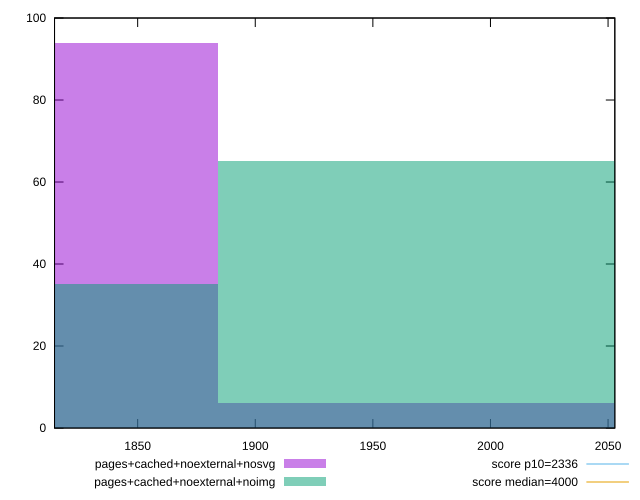

Generate this figure with gnuplot:
reset

$pagesCachedNoexternalNosvg <<EOF
1773.3942720478778 94
1995.0685560538625 6
EOF

$pagesCachedNoexternalNoimg <<EOF
1773.3942720478778 35
1995.0685560538625 65
EOF

set key outside below
set boxwidth 221.67428400598473
set xrange [1814.6572999999999:2052.8760500000003]
set yrange [0:100]
set trange [0:100]
set style fill transparent solid 0.5 noborder

set parametric
set terminal svg size 640, 500 enhanced background rgb 'white'
set output "reprap/first-contentful-paint/comparison/histogram/7_vs_8.svg"

plot $pagesCachedNoexternalNosvg title "pages+cached+noexternal+nosvg" with boxes, \
     $pagesCachedNoexternalNoimg title "pages+cached+noexternal+noimg" with boxes, \
     2336,t title "score p10=2336", \
     4000,t title "score median=4000"

reset
